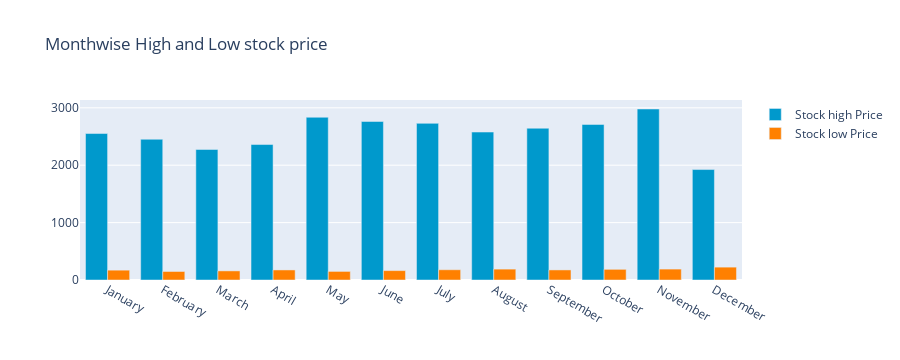

Notebook code cell kept with this figure:
### Code cell
maindf.groupby(maindf['date'].dt.strftime('%B'))['low'].min()
monthvise_high = maindf.groupby(maindf['date'].dt.strftime('%B'))['high'].max()
monthvise_high = monthvise_high.reindex(new_order, axis=0)

monthvise_low = maindf.groupby(maindf['date'].dt.strftime('%B'))['low'].min()
monthvise_low = monthvise_low.reindex(new_order, axis=0)

fig = go.Figure()
fig.add_trace(go.Bar(
    x=monthvise_high.index,
    y=monthvise_high,
    name='Stock high Price',
    marker_color='rgb(0, 153, 204)'
))
fig.add_trace(go.Bar(
    x=monthvise_low.index,
    y=monthvise_low,
    name='Stock low Price',
    marker_color='rgb(255, 128, 0)'
))

fig.update_layout(barmode='group', 
                  title=' Monthwise High and Low stock price')
fig.show()

### Figure 1 — Plotly figure (JSON) as saved in the notebook; plotly's stock layout.template omitted (floating-point values rounded to 4 significant figures)
{"data": [{"marker": {"color": "rgb(0, 153, 204)"}, "name": "Stock high Price", "type": "bar", "x": ["January", "February", "March", "April", "May", "June", "July", "August", "September", "October", "November", "December"], "y": [2552.0, 2452.0, 2274.0, 2360, 2835.0, 2762.0, 2729, 2577.0, 2644, 2710.0, 2979, 1924]}, {"marker": {"color": "rgb(255, 128, 0)"}, "name": "Stock low Price", "type": "bar", "x": ["January", "February", "March", "April", "May", "June", "July", "August", "September", "October", "November", "December"], "y": [171.5, 148.2, 158.6, 175, 149.4, 163.3, 178.6, 189.6, 175.5, 185.9, 190.1, 224]}], "layout": {"barmode": "group", "height": 360, "title": {"text": " Monthwise High and Low stock price"}, "xaxis": {"autorange": true, "range": [-0.5, 11.5], "type": "category"}, "yaxis": {"autorange": true, "range": [0, 3136.0], "type": "linear"}}}
